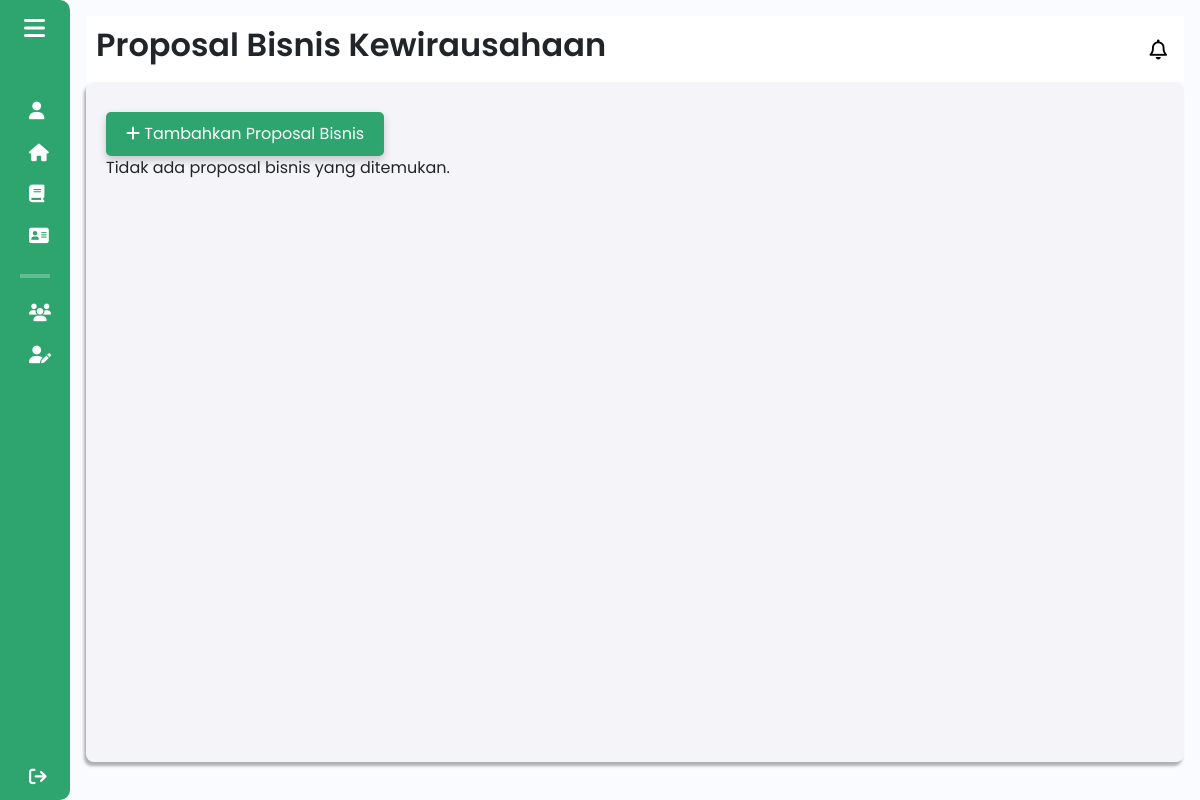
The app's page /components/pages/mahasiswa/proposal_bisnis_mahasiswa.php (signed in), older data.
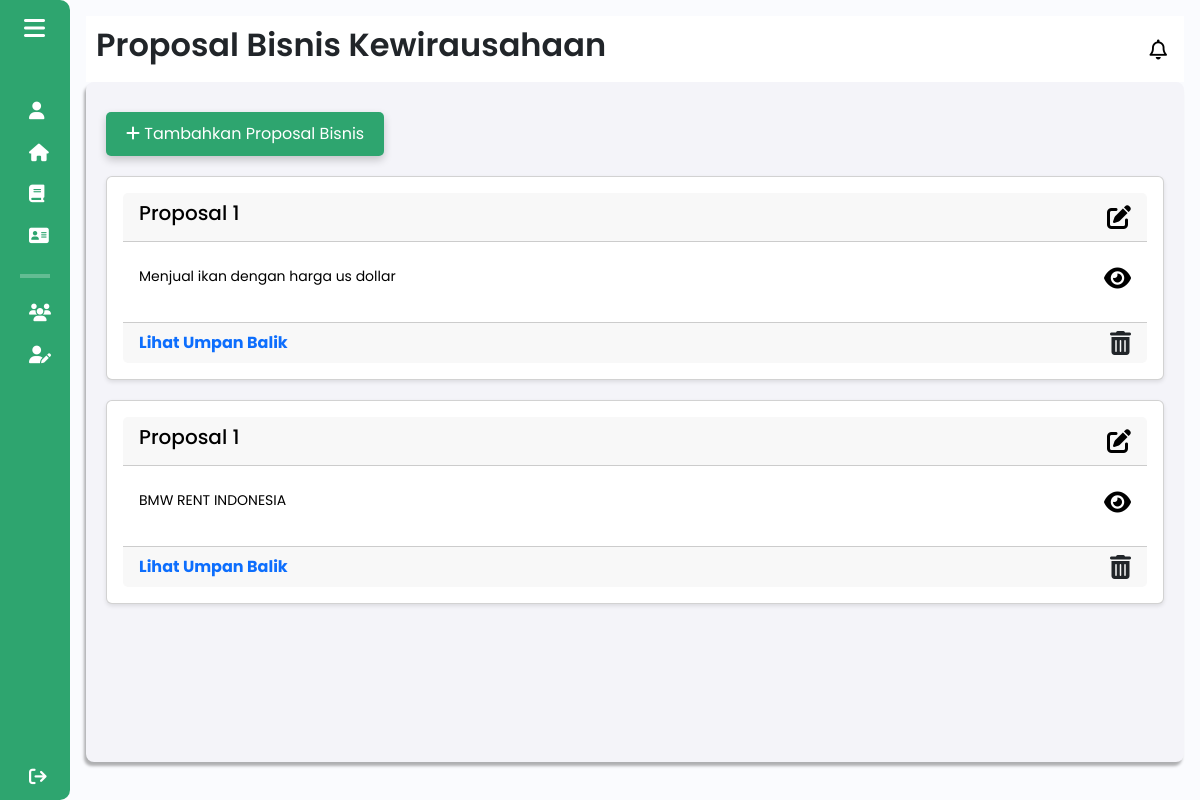
The same page, newer data.
### tables this page shows
CREATE TABLE `proposal_bisnis` (
  `id` int(11) NOT NULL,
  `judul_proposal` varchar(255) NOT NULL,
  `tahapan_bisnis` enum('tahapan_awal','tahapan_bertumbuh') NOT NULL,
  `sdg` text NOT NULL,
  `kategori` varchar(255) DEFAULT NULL,
  `other_category` varchar(255) DEFAULT NULL,
  `proposal_pdf` varchar(255) NOT NULL,
  `kelompok_id` int(11) NOT NULL,
  `status` enum('menunggu','ditolak','disetujui') DEFAULT 'menunggu'
);

CREATE TABLE `kelompok_bisnis` (
  `id_kelompok` int(11) NOT NULL,
  `npm_ketua` varchar(20) DEFAULT NULL,
  `nama_kelompok` varchar(50) DEFAULT NULL,
  `nama_bisnis` varchar(50) DEFAULT NULL,
  `ide_bisnis` text DEFAULT NULL,
  `logo_bisnis` varchar(255) DEFAULT NULL,
  `mentor_bisnis` varchar(255) DEFAULT NULL
);

### components/pages/mahasiswa/proposal_bisnis_mahasiswa.php (the view, shortened to what this page needs)
<?php
include $_SERVER['DOCUMENT_ROOT'] . '/Aplikasi-Kewirausahaan/config/db_connection.php';
$query = "
    SELECT p.*, k.ide_bisnis
    FROM proposal_bisnis p
    LEFT JOIN kelompok_bisnis k ON p.kelompok_id = k.id_kelompok
";
$result = mysqli_query($conn, $query);
?>
<!DOCTYPE html>
<html lang="en">
<head>
    <link href="https://cdn.lineicons.com/4.0/lineicons.css" rel="stylesheet" />
    <link href="https://cdn.jsdelivr.net/npm/bootstrap@5.3.0-alpha3/dist/css/bootstrap.min.css" rel="stylesheet"
>
    <link rel="stylesheet" href="/Aplikasi-Kewirausahaan/assets/css/proposal_bisnis.css">
    <link rel="stylesheet" href="https://cdn.jsdelivr.net/gh/habibmhamadi/multi-select-tag@3.1.0/dist/css/multi-select-tag.css">
</head>
<body>
    <div class="wrapper">
        <?php
        $activePage = 'proposal_bisnis_mahasiswa';
        include 'sidebar_mahasiswa.php';
        ?>
        <div class="main p-3">
            <div class="main_header">
                <?php
                    $pageTitle = "Proposal Bisnis Kewirausahaan";
                    include 'header_mahasiswa.php';
                ?>
            </div>
            <div class="main_wrapper">
                <button id="openFormBtn"><i class="fa-solid fa-plus"></i> Tambahkan Proposal Bisnis</button>
                <div class="card-deck">
                    <?php
                    if (mysqli_num_rows($result) > 0) {
                        while ($proposal = mysqli_fetch_assoc($result)) {
                            ?>
                            <div class="card">
                                <div class="card-header">
                                    <h5 class="card-title"><?php echo htmlspecialchars($proposal['judul_proposal']); ?></h5>
                                    <i class="fas fa-edit edit-icon" title="Edit Proposal Bisnis" onclick="window.location.href='edit_proposal.php?id=<?php echo $proposal['id']; ?>';"></i>
                                    </div>
                                <a href="detail_proposal_bisnis.php?judul=<?php echo urlencode($proposal['judul_proposal']); ?>">
                                    <div class="card-body">
                                        <p><?php echo htmlspecialchars($proposal['ide_bisnis']); ?></p>
                                        <i class="fa-solid fa-eye detail-icon" title="Lihat Detail Proposal Bisnis"></i>
                                    </div>
                                </a>
                                <div class="card-footer">
                                    <a href="detail_proposal_bisnis.php?judul=<?php echo urlencode($proposal['judul_proposal']); ?>">Lihat Umpan Balik</a>
                                    <i class="fa-solid fa-trash-can delete-icon" title="Hapus Proposal Bisnis" onclick="window.location.href='delete_proposal.php?id=<?php echo $proposal['id']; ?>';"></i>
                                    </div>
                            </div>
                            <?php
                        }
                    } else {
                        echo "<p>Tidak ada proposal bisnis yang ditemukan.</p>";
                    }
                    ?>
                </div>
                      </div>
                    </div>
                </div>
</body>
</html>

### components/pages/mahasiswa/sidebar_mahasiswa.php (shortened to what this page needs)
<?php
include $_SERVER['DOCUMENT_ROOT'] . '/Aplikasi-Kewirausahaan/config/db_connection.php';
$npm = $_SESSION['npm'];
$cekKelompokQuery = "
    SELECT k.npm_ketua, a.npm_anggota
    FROM kelompok_bisnis k
    LEFT JOIN anggota_kelompok a ON a.npm_anggota = '$npm'
    WHERE k.npm_ketua = '$npm' OR a.npm_anggota = '$npm'
";
$cekKelompokResult = mysqli_query($conn, $cekKelompokQuery);
$kelompokStatus = mysqli_num_rows($cekKelompokResult) > 0 ? true : false;
?>
<!DOCTYPE html>
<html lang="en">
<head>
    <link href="https://cdn.lineicons.com/4.0/lineicons.css" rel="stylesheet" />
    <link href="https://cdn.jsdelivr.net/npm/bootstrap@5.3.0-alpha3/dist/css/bootstrap.min.css" rel="stylesheet"
>
    <link rel="stylesheet" href="/Aplikasi-Kewirausahaan/assets/css/sidebar.css">
</head>
<body>
    <div class="wrapper">
        <aside id="sidebar">
            <div class="d-flex">
                <button class="toggle-btn" type="button">
                    <i class="fa-solid fa-bars"></i>
                </button>
            </div>
            <ul class="sidebar-nav">
                <li class="sidebar-item <?php echo ($activePage == 'profil') ? 'active' : ''; ?>">
                    <a href="profil_mahasiswa.php" class="sidebar-link">
                        <i class="fa-solid fa-user"></i>
                    </a>
                </li>
                <li class="sidebar-item <?php echo ($activePage == 'pagemahasiswa') ? 'active' : ''; ?>">
                    <a href="pagemahasiswa.php" class="sidebar-link">
                        <i class="fa-solid fa-house"></i>
                    </a>
                </li>
                <li class="sidebar-item <?php echo ($activePage == 'materikewirausahaan_mahasiswa') ? 'active' : ''; ?>">
                    <a href="materikewirausahaan_mahasiswa.php" class="sidebar-link">
                        <i class="fa-solid fa-book"></i>
                    </a>
                </li>
                <li class="sidebar-item <?php echo ($activePage == 'daftar_mentor_mahasiswa') ? 'active' : ''; ?>">
                    <a href="daftar_mentor_mahasiswa.php" class="sidebar-link">
                        <i class="fa-solid fa-address-card"></i>
                    </a>
                </li>
                <hr>
                <li class="sidebar-item <?php echo ($activePage == 'kelompok_bisnis_mahasiswa') ? 'active' : ''; ?>">
                    <a href="kelompok_bisnis_mahasiswa.php" class="sidebar-link">
                        <i class="fa-solid fa-users"></i>
                    </a>
                </li>
                <?php if ($kelompokStatus): ?>
                <li class="sidebar-item">
                    <a href="#" class="sidebar-link collapsed has-dropdown" data-bs-toggle="collapse"
                    data-bs-target="#kelola_bisnis_kelompok" aria-expanded="false" aria-controls="kelola_bisnis_kelompok">
                        <i class="fa-solid fa-user-pen"></i>
                    </a>
                </li>
                <?php endif; ?>
                <li class="sidebar-item sign-out">
                    <a href="/Aplikasi-Kewirausahaan/components/pages/startdashboard/dashboardawal.php" class="sidebar-link">
                        <i class="fa-solid fa-sign-out"></i>
                    </a>
                </li>
            </ul>
        </aside>
    </div>
</body>
</html>

### components/pages/mahasiswa/header_mahasiswa.php (shortened to what this page needs)
<!DOCTYPE html>
<html lang="en">
<head>
    <link href="https://cdn.lineicons.com/4.0/lineicons.css" rel="stylesheet" />
    <link href="https://cdn.jsdelivr.net/npm/bootstrap@5.3.0-alpha3/dist/css/bootstrap.min.css" rel="stylesheet"
>
    <link rel="stylesheet" href="/Aplikasi-Kewirausahaan/assets/css/header.css">
</head>
<body>
    <div class="wrapper">
        <div class="main_header">
            <h1 class="halaman"><?php echo $pageTitle ?? 'Halaman'; ?></h1>
            <a href="javascript:void(0)" class="notification" id="notificationButton">
                <i class="fa-regular fa-bell"></i>
            </a>
        </div>
    </div>
</body>
</html>

### assets/css/proposal_bisnis.css (style rules this page uses)
.main_wrapper #openFormBtn { background-color: #2ea56f; color: white; padding: 10px 20px; border: none; cursor: pointer; font-size: 16px; margin-top: 10px; border-radius: 5px; box-shadow: 0 4px 8px rgba(0, 0, 0, 0.2); transition: transform 0.2s ease, box-shadow 0.2s ease; }
body { font-family: Arial, sans-serif; }
.card { text-decoration: none; display: block; background-color: white; border-radius: 10px; box-shadow: 0 4px 8px rgba(0, 0, 0, 0.1); transition: transform 0.3s ease, box-shadow 0.3s ease; width: 50%; padding: 20px; color: black; }
.card { border: 1px solid #000; border-radius: 8px; padding: 16px; width: 100%; background-color: #00cc66; margin: 20px auto; box-shadow: 0 2px 4px rgba(0, 0, 0, 0.1); }
.card-header { display: flex; justify-content: space-between; align-items: center; }
.card-body { display: flex; justify-content: space-between; margin-top: 8px; font-size: 14px; color: #666; max-height: 63px; overflow-y: hidden; }
.card-footer { display: block; margin-top: 16px; font-size: 16px; font-weight: bold; color: #000; }
.card-footer { display: flex; justify-content: space-between; align-items: center; }
.card-footer a { margin: 0; padding: 0; }
.card-footer .delete-icon { margin-left: auto; }
.card .card-header, .card .card-body { color: #000; }
.card-body p { margin: 0; padding: 0; }
.card-header .edit-icon, .card-footer .delete-icon, .card-body .detail-icon { font-size: 24px; cursor: pointer; transition: transform 0.2s, color 0.2s; }

### assets/css/sidebar.css (style rules this page uses)
a { text-decoration: none; }
li { list-style: none; }
h1 { font-weight: 600; font-size: 1.5rem; }
body { font-family: "Poppins", sans-serif; }
.wrapper { display: flex; }
.main { min-height: 100vh; width: 100%; overflow: hidden; transition: all 0.35s ease-in-out; background-color: #fafbfe; }
#sidebar { width: 70px; min-width: 70px; z-index: 1000; transition: all 0.25s ease-in-out; background-color: #2ea56f; display: flex; flex-direction: column; border-top-right-radius: 10px; border-bottom-right-radius: 10px; }
.toggle-btn, .toggle-btn2 { background-color: transparent; cursor: pointer; border: 0; padding: 1rem 1.5rem; }
.toggle-btn i, .toggle-btn2 i { font-size: 1.5rem; color: #fff; }
.sidebar-nav { padding: 2rem 0; flex: 1 1 auto; }
a.sidebar-link { padding: 0.625rem 1.625rem; color: #fff; display: block; font-size: 0.9rem; white-space: nowrap; border-left: 3px solid transparent; }
.sidebar-link i { font-size: 1.1rem; margin-right: 0.75rem; }
.sidebar-item { position: relative; }
.sign-out { position: fixed; bottom: 0; left: 0; }
.sidebar-nav hr { border: 2px solid white; margin-right: 20px; margin-left: 20px; }
.main_wrapper { width: 100%; height: 85vh; background-color: #f4f4f9; box-shadow: -2px 4px 3px rgba(0, 0, 0, 0.3); margin: 0; padding: 20px; overflow-y: auto; border-radius: 8px; }

### assets/css/header.css (style rules this page uses)
a { text-decoration: none; }
li { list-style: none; }
h1 { font-weight: 600; font-size: 1.5rem; }
body { font-family: "Poppins", sans-serif; }
.main_header { display: flex; justify-content: space-between; align-items: center; padding: 5px; background-color: #fff; min-height: 50px; }
.main_header h1 { font-size: xx-large; }
.notification { position: fixed; top: 10px; right: 10px; text-decoration: none; color: #000000; margin-top: 30px; margin-right: 15px; border-radius: 5px; font-size: 16px; display: flex; align-items: center; }
.notification i { margin-right: 8px; font-size: 20px; }

Row changes from the older to the newer data that the page shows:
added proposal_bisnis: judul_proposal "Proposal 1", kelompok.ide_bisnis "Menjual ikan dengan harga us dollar"
added proposal_bisnis: judul_proposal "Proposal 1", kelompok.ide_bisnis "BMW RENT INDONESIA"
Text that changed along with them:
text no longer shown: "Tidak ada proposal bisnis yang ditemukan."
